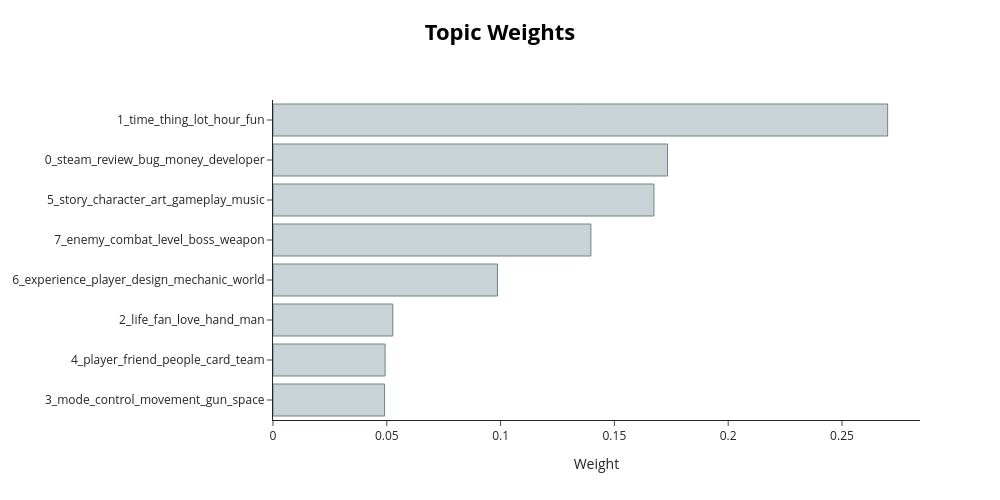

This figure's notebook cell:
### Code cell
fig = model.visualize_topic_weights(top_n=20, height=500)
fig.show()

### Figure 1 — Plotly figure (JSON) as saved in the notebook; plotly's stock layout.template omitted (floating-point values rounded to 4 significant figures)
{"data": [{"marker": {"color": "#C8D2D7", "line": {"color": "#6E8484", "width": 1}}, "orientation": "h", "type": "bar", "x": [0.04903, 0.04925, 0.05263, 0.09862, 0.1397, 0.1674, 0.1734, 0.2701], "y": ["3_mode_control_movement_gun_space", "4_player_friend_people_card_team", "2_life_fan_love_hand_man", "6_experience_player_design_mechanic_world", "7_enemy_combat_level_boss_weapon", "5_story_character_art_gameplay_music", "0_steam_review_bug_money_developer", "1_time_thing_lot_hour_fun"]}], "layout": {"height": 500, "hoverlabel": {"bgcolor": "white", "font": {"family": "Rockwell", "size": 16}}, "title": {"font": {"color": "Black", "size": 22}, "text": "<b>Topic Weights</b>", "x": 0.5, "xanchor": "center", "y": 0.95, "yanchor": "top"}, "width": 1000, "xaxis": {"title": {"text": "Weight"}}}}
